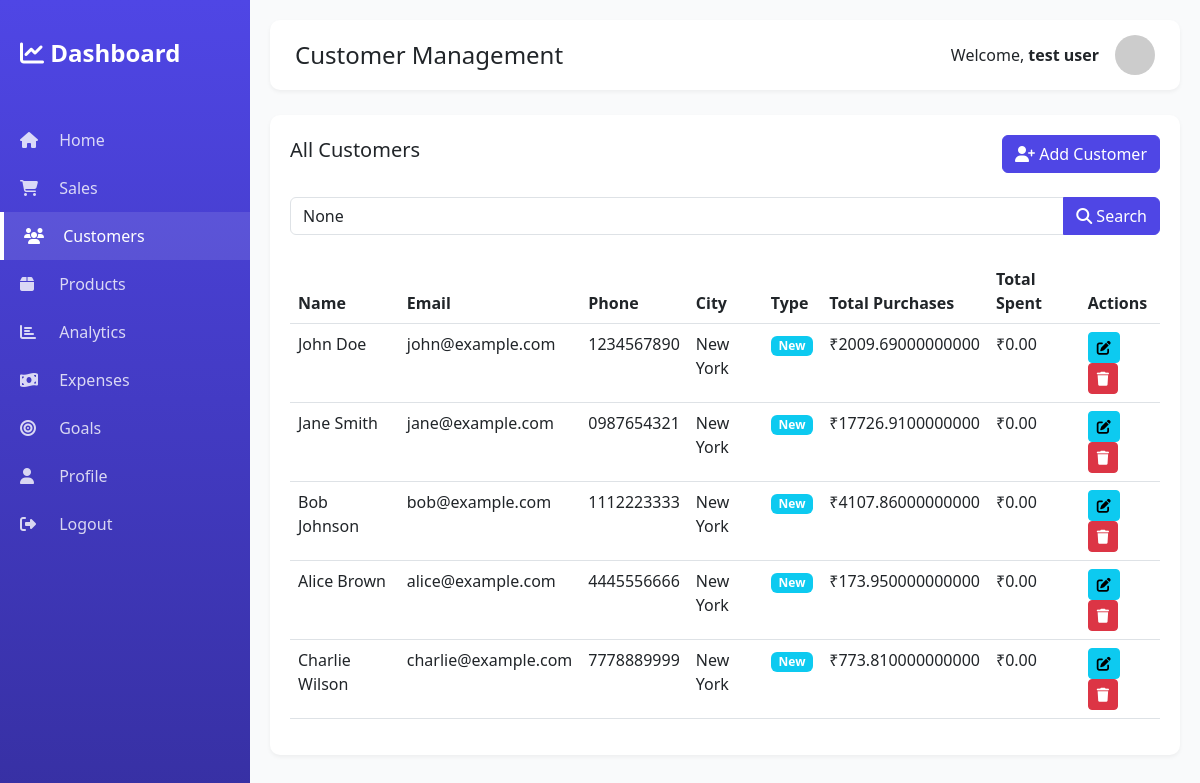
The page /customers/ (signed in) on the database its author committed.
### dashboard/models.py (models this page shows, shortened)
class Customer(models.Model):
    CUSTOMER_TYPE = [
        ('new', 'New'),
        ('returning', 'Returning'),
        ('vip', 'VIP'),
    ]
    name = models.CharField(max_length=200)
    email = models.EmailField(unique=True)
    phone = models.CharField(max_length=15, blank=True)
    address = models.TextField(blank=True)
    city = models.CharField(max_length=100, blank=True)
    country = models.CharField(max_length=100, blank=True)
    customer_type = models.CharField(max_length=20, choices=CUSTOMER_TYPE, default='new')
    user = models.ForeignKey(User, on_delete=models.CASCADE, related_name='customers')
    created_at = models.DateTimeField(auto_now_add=True)
    updated_at = models.DateTimeField(auto_now=True)
    class Meta:
        ordering = ['-created_at']
    @property
    def total_purchases(self):
        return self.sales.aggregate(total=models.Sum('total_amount'))['total'] or 0

### dashboard/views.py (the view)
# urls.py: path('customers/', views.customers_list, name='customers_list'),
@login_required
def customers_list(request):
    customers = Customer.objects.filter(user=request.user).annotate(
        total_purchases_count=Count('sales'),
        total_spent_amount=Sum('sales__total_amount')
    )
    search_query = request.GET.get('search')
    if search_query:
        customers = customers.filter(
            Q(name__icontains=search_query) |
            Q(email__icontains=search_query) |
            Q(phone__icontains=search_query)
        )
    context = {
        'customers': customers,
        'search_query': search_query,
    }
    return render(request, 'dashboard/customers_list.html', context)

### templates/dashboard/customers_list.html (shortened to what this page needs)
{% extends 'base.html' %}
{% block page_title %}Customer Management{% endblock %}
{% block content %}
<div class="table-container">
    <div class="d-flex justify-content-between align-items-center mb-4">
        <h5>All Customers</h5>
        <a href="{% url 'dashboard:customer_create' %}" class="btn btn-primary">
            <i class="fas fa-user-plus"></i> Add Customer
        </a>
    </div>
    <form method="get" class="mb-4">
        <div class="input-group">
            <input type="text" name="search" class="form-control" placeholder="Search customers..." value="{{ search_query }}">
            <button class="btn btn-primary" type="submit">
                <i class="fas fa-search"></i> Search
            </button>
        </div>
    </form>
    <div class="table-responsive">
        <table class="table table-hover">
            <thead>
                <tr>
                    <th>Name</th>
                    <th>Email</th>
                    <th>Phone</th>
                    <th>City</th>
                    <th>Type</th>
                    <th>Total Purchases</th>
                    <th>Total Spent</th>
                    <th>Actions</th>
                </tr>
            </thead>
            <tbody>
                {% for customer in customers %}
                <tr>
                    <td>{{ customer.name }}</td>
                    <td>{{ customer.email }}</td>
                    <td>{{ customer.phone }}</td>
                    <td>{{ customer.city }}</td>
                    <td><span class="badge bg-info">{{ customer.get_customer_type_display }}</span></td>
                    <td>₹{{ customer.total_purchases }}</td>
                    <td>₹{{ customer.total_spent|floatformat:2|default:"0.00" }}</td>
                    <td>
                        <a href="{% url 'dashboard:customer_update' customer.pk %}" class="btn btn-sm btn-info">
                            <i class="fas fa-edit"></i>
                        </a>
                        <a href="{% url 'dashboard:customer_delete' customer.pk %}" class="btn btn-sm btn-danger">
                            <i class="fas fa-trash"></i>
                        </a>
                    </td>
                </tr>
                {% empty %}
                <tr>
                    <td colspan="8" class="text-center text-muted">No customers found</td>
                </tr>
                {% endfor %}
            </tbody>
        </table>
    </div>
</div>
{% endblock %}

### templates/base.html (shortened to what this page needs)
<!DOCTYPE html>
{% load static %}
<html lang="en">
<head>
    <link href="https://cdn.jsdelivr.net/npm/bootstrap@5.3.0/dist/css/bootstrap.min.css" rel="stylesheet">
    <link rel="stylesheet" href="https://cdnjs.cloudflare.com/ajax/libs/font-awesome/6.4.0/css/all.min.css">
    <link rel="stylesheet" href="{% static 'css/dashboard.css' %}">
</head>
<body>
    {% if user.is_authenticated %}
    <div class="sidebar">
        <a href="{% url 'dashboard:home' %}" class="sidebar-brand">
            <i class="fas fa-chart-line"></i> Dashboard
        </a>
        <ul class="sidebar-menu">
            <li>
                <a href="{% url 'dashboard:home' %}" class="{% if request.resolver_match.url_name == 'home' %}active{% endif %}">
                    <i class="fas fa-home"></i> Home
                </a>
            </li>
            <li>
                <a href="{% url 'dashboard:sales_list' %}" class="{% if 'sales' in request.path %}active{% endif %}">
                    <i class="fas fa-shopping-cart"></i> Sales
                </a>
            </li>
            <li>
                <a href="{% url 'dashboard:customers_list' %}" class="{% if 'customers' in request.path %}active{% endif %}">
                    <i class="fas fa-users"></i> Customers
                </a>
            </li>
            <li>
                <a href="{% url 'dashboard:products_list' %}" class="{% if 'products' in request.path %}active{% endif %}">
                    <i class="fas fa-box"></i> Products
                </a>
            </li>
            <li>
                <a href="{% url 'dashboard:analytics' %}" class="{% if 'analytics' in request.path %}active{% endif %}">
                    <i class="fas fa-chart-bar"></i> Analytics
                </a>
            </li>
            <li>
                <a href="{% url 'dashboard:expenses_list' %}" class="{% if 'expenses' in request.path %}active{% endif %}">
                    <i class="fas fa-money-bill-wave"></i> Expenses
                </a>
            </li>
            <li>
                <a href="{% url 'dashboard:goals_list' %}" class="{% if 'goals' in request.path %}active{% endif %}">
                    <i class="fas fa-bullseye"></i> Goals
                </a>
            </li>
            <li>
                <a href="{% url 'accounts:profile' %}" class="{% if 'profile' in request.path %}active{% endif %}">
                    <i class="fas fa-user"></i> Profile
                </a>
            </li>
            <li>
                <a href="{% url 'accounts:logout' %}">
                    <i class="fas fa-sign-out-alt"></i> Logout
                </a>
            </li>
        </ul>
    </div>
    <div class="main-content">
        <div class="top-navbar d-flex justify-content-between align-items-center">
            <div>
                <h4 class="mb-0">{% block page_title %}Dashboard{% endblock %}</h4>
            </div>
            <div class="d-flex align-items-center">
                <span class="me-3">Welcome, <strong>{{ user.get_full_name|default:user.username }}</strong></span>
                <img src="https://ui-avatars.com/api/?name={{ user.get_full_name|default:user.username }}&background=4F46E5&color=fff"
                     alt="Avatar" class="rounded-circle" width="40" height="40">
            </div>
        </div>
        {% block content %}{% endblock %}
    </div>
    {% endif %}
</body>
</html>

### static/css/dashboard.css (style rules this page uses)
:root { --primary-color: #4F46E5; --secondary-color: #10B981; --danger-color: #EF4444; --warning-color: #F59E0B; --dark-color: #1F2937; --light-bg: #F9FAFB; }
body { background-color: var(--light-bg); font-family: 'Segoe UI', Tahoma, Geneva, Verdana, sans-serif; }
.sidebar { min-height: 100vh; background: linear-gradient(180deg, var(--primary-color) 0%, #3730A3 100%); color: white; position: fixed; top: 0; left: 0; width: 250px; padding: 20px 0; z-index: 1000; }
.sidebar-brand { padding: 15px 20px; font-size: 24px; font-weight: bold; color: white; text-decoration: none; display: block; }
.sidebar-menu { list-style: none; padding: 0; margin: 30px 0; }
.sidebar-menu li a { display: block; padding: 12px 20px; color: rgba(255, 255, 255, 0.8); text-decoration: none; transition: all 0.3s; }
.sidebar-menu li a:hover, .sidebar-menu li a.active { background-color: rgba(255, 255, 255, 0.1); color: white; border-left: 4px solid white; }
.sidebar-menu li a i { width: 25px; margin-right: 10px; }
.main-content { margin-left: 250px; padding: 20px; }
.top-navbar { background: white; padding: 15px 25px; margin-bottom: 25px; border-radius: 10px; box-shadow: 0 2px 4px rgba(0,0,0,0.05); }
.table-container { background: white; border-radius: 10px; padding: 20px; box-shadow: 0 2px 4px rgba(0,0,0,0.05); }
.btn-primary { background-color: var(--primary-color); border-color: var(--primary-color); }

### rows shown on the page
Customer: name "John Doe", email "john@example.com", phone "1234567890", city "New York", customer_type "New", total_purchases "2009.69000000000", total_spent "0.00"
Customer: name "Jane Smith", email "jane@example.com", phone "0987654321", city "New York", customer_type "New", total_purchases "17726.9100000000", total_spent "0.00"
Customer: name "Bob Johnson", email "bob@example.com", phone "1112223333", city "New York", customer_type "New", total_purchases "4107.86000000000", total_spent "0.00"
Customer: name "Alice Brown", email "alice@example.com", phone "4445556666", city "New York", customer_type "New", total_purchases "173.950000000000", total_spent "0.00"
Customer: name "Charlie Wilson", email "charlie@example.com", phone "7778889999", city "New York", customer_type "New", total_purchases "773.810000000000", total_spent "0.00"

### other values the page prints
{{ user.get_full_name|default:user.username }} "test user"
